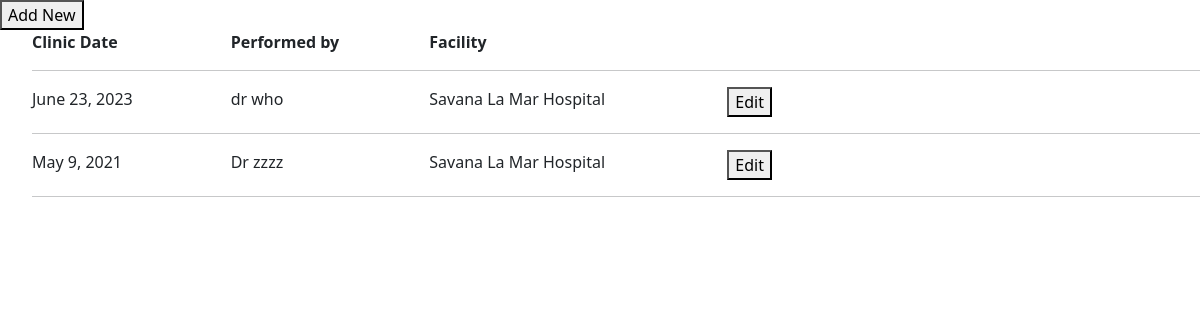
The page /client/social_list/1/ (signed in) on the database as committed earlier.
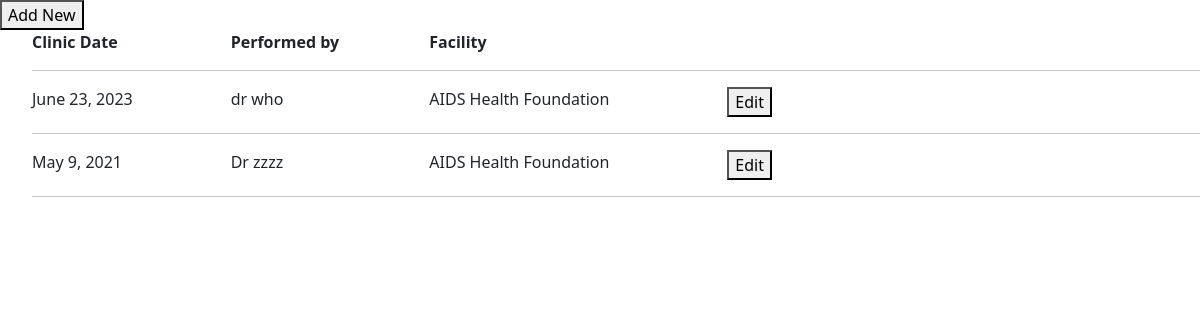
The same page on the database as committed later.
### prep_app/models.py (models this page shows, shortened)
class SocialHistory(TSIS2BaseModel):
    client = models.ForeignKey("Client", blank=False, null=False, on_delete=models.PROTECT)
    performed_by =  models.CharField(max_length=255, blank=True, null=True)
    facility = models.ForeignKey("Facility", blank=False, null=False, on_delete=models.PROTECT)
    date = models.DateField(blank=False, null=False)
    living_with = models.ForeignKey("LivingWithCode", blank=False, null=False, related_name='socialhistory_living_with', on_delete=models.PROTECT)
    living_with_other = models.CharField(max_length=255, blank=True, null=True)
    house_type = models.ForeignKey("HousingTypeCode", blank=False, null=False, related_name='socialhistory_house_type', on_delete=models.PROTECT)
    house_type_other = models.CharField(max_length=255, blank=True, null=True)
    family_coping = models.TextField(blank=True, null=True)
    electricity = models.ForeignKey("YesNoCode", blank=False, null=False, related_name='socialhistory_electricity', on_delete=models.PROTECT)
    water_supply = models.ForeignKey("YesNoCode", blank=False, null=False, related_name='socialhistory_water_supply', on_delete=models.PROTECT)
    toilet = models.ForeignKey("YesNoCode", blank=False, null=False, related_name='socialhistory_toilet', on_delete=models.PROTECT)
    toilet_location = models.ForeignKey("ToiletLocationCode", blank=False, null=False, on_delete=models.PROTECT)
    toilet_location_other = models.CharField(max_length=255, blank=True, null=True)
    children_under_15 = models.IntegerField(blank=True, null=True)
    num_persons_in_household = models.IntegerField(blank=True, null=True)
    pets_and_animals = models.CharField(max_length=255, blank=True, null=True)
    principal_caregiver = models.CharField(max_length=255, blank=True, null=True)
    hiv_status_disclosed_to = models.CharField(max_length=255, blank=True, null=True, verbose_name="HIV status disclosed to")
    financial_support = models.ForeignKey("FinancialSupportCode", blank=False, null=False, related_name='socialhistory_financial_support', on_delete=models.PROTECT)
    financial_support_other = models.CharField(max_length=255, blank=True, null=True)
    hobbies = models.CharField(max_length=255, blank=True, null=True)
    overseas_travel = models.ForeignKey("YesNoCode", blank=False, null=False, related_name='socialhistory_overseas_travel', on_delete=models.PROTECT)
    deported = models.ForeignKey("YesNoCode", blank=False, null=False, related_name='socialhistory_deported', on_delete=models.PROTECT)
    deported_country = models.CharField(max_length=255, blank=True, null=True)
    use_marijuana = models.ForeignKey("FrequencyCode", blank=False, null=False, related_name='socialhistory_use_marijuana', on_delete=models.PROTECT)
    use_marijuana_other = models.CharField(max_length=255, blank=True, null=True)
    use_alcohol = models.ForeignKey("FrequencyCode", blank=False, null=False, related_name='socialhistory_use_alcohol', on_delete=models.PROTECT)
    use_alcohol_other = models.CharField(max_length=255, blank=True, null=True)
    use_cigarettes = models.ForeignKey("FrequencyCode", blank=False, null=False, related_name='socialhistory_use_cigarettes', on_delete=models.PROTECT)
    use_cigarettes_other = models.CharField(max_length=255, blank=True, null=True)
    use_crack_cocaine = models.ForeignKey("FrequencyCode", blank=False, null=False, related_name='socialhistory_use_crack_cocaine', on_delete=models.PROTECT)
    use_crack_cocaine_other = models.CharField(max_length=255, blank=True, null=True)
    use_inhalants = models.ForeignKey("FrequencyCode", blank=False, null=False, related_name='socialhistory_use_iinhalants', on_delete=models.PROTECT)
    use_inhalants_other = models.CharField(max_length=255, blank=True, null=True)
    use_ivdu = models.ForeignKey("FrequencyCode", blank=False, null=False, verbose_name="use IVDU", related_name='socialhistory_use_ivdu', on_delete=models.PROTECT)
    use_ivdu_other = models.CharField(max_length=255, blank=True, null=True)
    use_other_substances = models.ForeignKey("FrequencyCode", blank=False, null=False, related_name='socialhistory_use_other_substances', on_delete=models.PROTECT)
    use_other_other = models.CharField(max_length=255, blank=True, null=True)
    notes = models.TextField(blank=True, null=True)
    class Meta(object):
        default_permissions = ('add', 'change', 'delete', 'view', 'list')
        ordering = ['-date']
        verbose_name_plural = 'Social histories'

class Facility(TSIS2BaseModel):
    name = models.CharField(max_length=255, blank=False, null=False)
    code = models.CharField(max_length=255, blank=False, null=False, unique=True)
    lab_ref_code = models.CharField(max_length=255, blank=True, null=True, verbose_name='LAB reference code')
    address1 = models.CharField(max_length=255, blank=True, null=True)
    parish = models.ForeignKey("Parish", blank=False, null=False,
                               related_name='facility_parish', on_delete=models.PROTECT)
    organization = models.ForeignKey("Organization", blank=False, null=False, related_name="facility_organization", on_delete=models.PROTECT)

### prep_app/views.py (the view)
# urls.py: path('social_list/<int:client_id>/', social_list, name='social_list'),
def social_list(request, client_id):
    if request.session.get('User') is None:
        return redirect('login_user')
    client = get_object_or_404(Client, pk=client_id)
    social = SocialHistory.objects.filter(client_id=client_id).order_by('-date')
    return render(request, 'social_list.html', {'social': social, 'client_id': client_id})

### prep_app/base_model.py (called while the page is built)
    def get_queryset(self):
        if self.include_deleted:
            return TSIS2BaseQuerySet(self.model)
        return TSIS2BaseQuerySet(self.model).filter(deleted_at=None)

### accounts/templates/social_list.html (shortened to what this page needs)
{% load widget_tweaks %}
{% load bootstrap5 %}
{% bootstrap_css %}
{% load crispy_forms_tags %}
</head>
{% block content %}
<div class="col-md-4">  <button onclick="popup2({{ client.id }})">Add New</button>  </div>
<ul>
  <b><div class="row">
        <div class="col-md-2"> Clinic Date</div>
        <div class="col-md-2">  Performed by </div>
        <div class="col-md-3"> Facility </div>
        <div class="col-md-2">  </div>
        <div class="col-md-3">  </div>
  </div> </b>
<hr>
{% for soc in social %}
<div class="row">
    <div class="col-md-2">  {{ soc.date }}</div>
    <div class="col-md-2">  {{ soc.performed_by }}</div>
    <div class="col-md-3">  {{ soc.facility.name }}</div>
    <div class="col-md-2"> <button onclick="popup({{ soc.id }})">Edit</button>  </div>
    <div class="col-md-3">  </div>
  </div>
  <hr>
{% empty %}
<p style="font-size:12px; "> No data found - Click <b>'Add New'</b> to create new record </p>
{% endfor %}
</ul>
{% endblock %}

Rows that differ between the two databases and show on the page:
changed through a linked row, SocialHistory "June 23, 2023": facility.name "Savana La Mar Hospital" → "AIDS Health Foundation"
changed through a linked row, SocialHistory "May 9, 2021": facility.name "Savana La Mar Hospital" → "AIDS Health Foundation"
